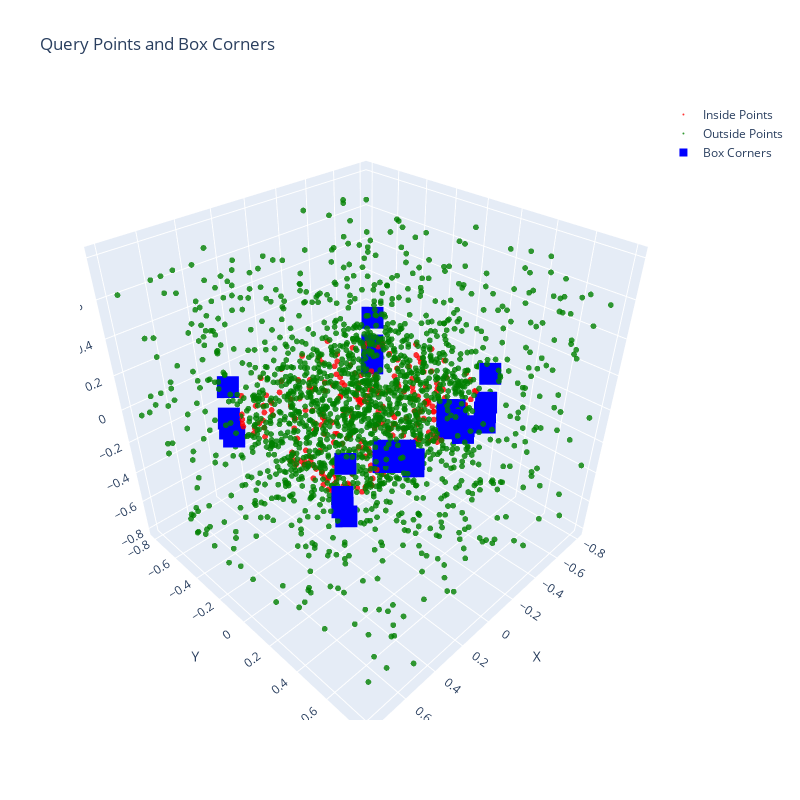

The notebook cell this image was saved under:
### Code cell
fig = viz_queries(data_tuple)
fig.show()

### Figure 1 — Plotly figure (JSON) as saved in the notebook; plotly's stock layout.template omitted (floating-point values rounded to 4 significant figures; data arrays with more than 128 entries replaced by an {"elided": "..."} marker saying what was removed)
{"data": [{"marker": {"color": "red", "opacity": 0.8, "size": 2}, "mode": "markers", "name": "Inside Points", "type": "scatter3d", "x": {"elided": "248 float values"}, "y": {"elided": "248 float values"}, "z": {"elided": "248 float values"}}, {"marker": {"color": "green", "opacity": 0.8, "size": 2}, "mode": "markers", "name": "Outside Points", "type": "scatter3d", "x": {"elided": "1800 float values"}, "y": {"elided": "1800 float values"}, "z": {"elided": "1800 float values"}}, {"marker": {"color": "blue", "opacity": 1, "size": 8, "symbol": "square"}, "mode": "markers", "name": "Box Corners", "type": "scatter3d", "x": [-0.4981, 0.5, -0.4981, 0.5, -0.4981, 0.5, -0.4981, 0.5, 0.4817, -0.5, 0.4817, -0.5, 0.4816, -0.5, 0.4816, -0.5, 0.1641, -0.1825, 0.1641, -0.1825, 0.1641, -0.1825, 0.1641, -0.1825, -0.187, -0.2544, -0.187, -0.2544, -0.1643, -0.2318, -0.1643, -0.2318, 0.2361, 0.1687, 0.2361, 0.1687, 0.2134, 0.146, 0.2134, 0.146], "y": [-0.4531, -0.4531, 0.3521, 0.3521, -0.4531, -0.4531, 0.3521, 0.3521, 0.356, 0.356, -0.4548, -0.4548, 0.3553, 0.3553, -0.4554, -0.4554, 0.4552, 0.4552, 0.3818, 0.3818, 0.4552, 0.4552, 0.3818, 0.3818, 0.4079, 0.342, 0.4079, 0.342, 0.3846, 0.3188, 0.3846, 0.3188, 0.342, 0.4078, 0.342, 0.4078, 0.3188, 0.3846, 0.3188, 0.3846], "z": [-0.02517, -0.02536, -0.02512, -0.02532, -0.08585, -0.08604, -0.08581, -0.086, 0.1477, 0.1478, 0.1496, 0.1496, -0.149, -0.1489, -0.1471, -0.1471, 0.04633, 0.04633, 0.04633, 0.04633, 0.006596, 0.006596, 0.006596, 0.006596, 0.006569, 0.00657, 0.04633, 0.04633, 0.006577, 0.006578, 0.04633, 0.04634, 0.00659, 0.0066, 0.04633, 0.04634, 0.00659, 0.0066, 0.04633, 0.04634]}], "layout": {"height": 800, "scene": {"aspectmode": "data", "xaxis": {"title": {"text": "X"}}, "yaxis": {"title": {"text": "Y"}}, "zaxis": {"title": {"text": "Z"}}}, "showlegend": true, "title": {"text": "Query Points and Box Corners"}, "width": 800}}
